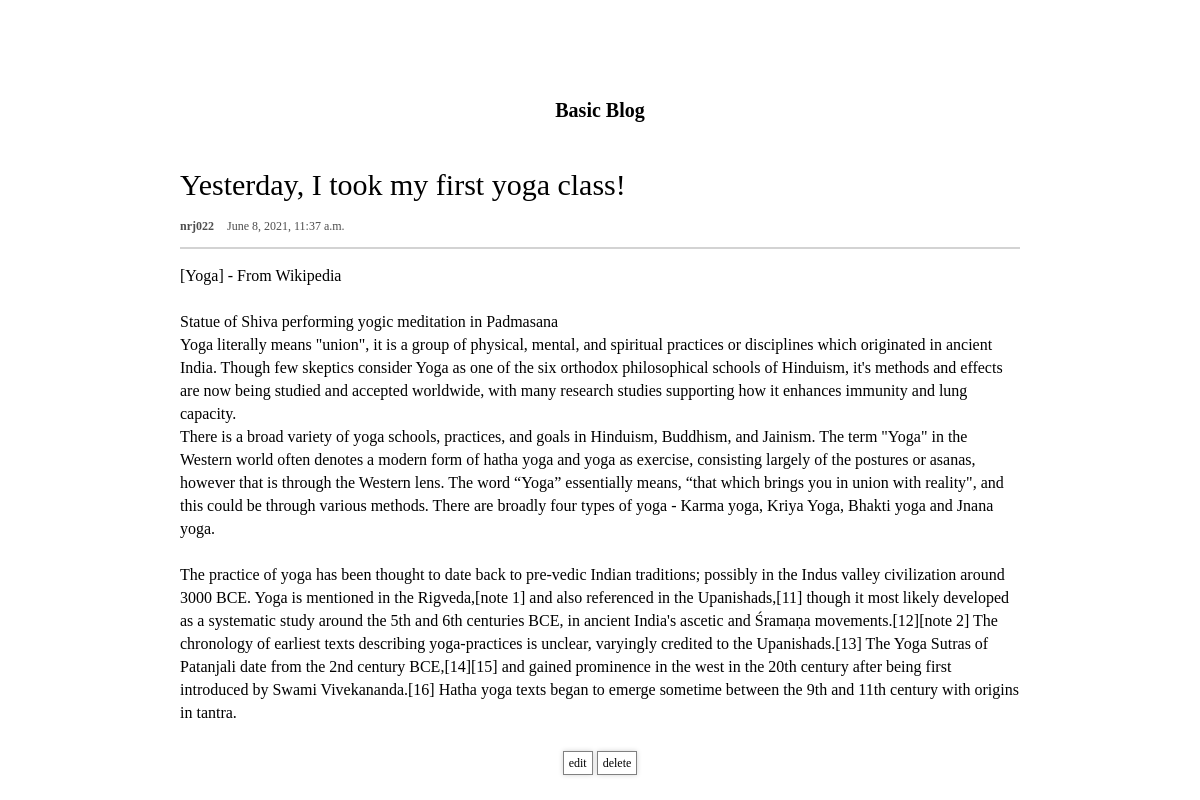
The page /post/13/ on the database its author committed.
### blog/models.py (models this page shows, shortened)
class Post(models.Model):
    category = models.CharField(max_length=50, default = "coding")
    author = models.ForeignKey(settings.AUTH_USER_MODEL, on_delete=models.CASCADE)
    title = models.CharField(max_length=200)
    text = models.TextField()
    created_date = models.DateTimeField(
            default=timezone.now)
    published_date = models.DateTimeField(
            blank=True, null=True)

### blog/views.py (the view)
# urls.py: path('post/<int:pk>/', views.post_detail, name='post_detail'),
def post_detail(request, pk):
    post = get_object_or_404(Post, pk=pk)
    return render(request, 'blog/post_detail.html', {'post':post})

### blog/templates/blog/post_detail.html
{% extends 'blog/base.html'%} {% block content %}
<div class="container">
  <header class="post-detail__header">
    <h2 class="post-detail__title">{{ post.title }}</h2>
    <div class="post-detail__info">
      <span class="post-detail__info--author">{{ post.author }}</span>
      <span class="post-detail__info--date">{{ post.created_date }}</span>
    </div>
  </header>
  <div class="post-detail__text">{{ post.text|linebreaksbr }}</div>
</div>
<div class="btn-more">
  <a class="btn update" href="{% url 'update_post' pk=post.pk %}">edit</a>
  <a class="btn delete" href="{% url 'remove' pk=post.pk %}">delete</a>
</div>
{% endblock %}

### blog/static/css/index.css (style rules this page uses)
.btn { background-color: white; border: 1px solid grey; box-shadow: 0 0 5px lightgrey; padding: 4px 5px; font-size: 12px; }
body { display: flex; flex-direction: column; justify-content: center; align-items: center; }

### blog/static/css/main_board.css (style rules this page uses)
.container { width: 70%; }

### blog/static/css/post_detail.css (style rules this page uses)
.post-detail__header { margin-top: -20px; }
.post-detail__title { font-size: 30px; margin: 20px 0; }
.post-detail__info { color: rgb(78, 78, 78); font-size: 12px; }
.post-detail__info--author { font-weight: 700; margin-right: 10px; }
.post-detail__text { margin: 15px 0; padding: 15px 0; border-top: 2px solid lightgray; line-height: 23px; }

### rows shown on the page
Post: title "Yesterday, I took my first yoga class!", author "nrj022", created_date "June 8, 2021, 11:37 a.m.", text "[Yoga] - From Wikipedia Statue of Shiva performing yogic meditation in Padmasana Yoga literally means \"union\", it is a group of physical, mental, and spiritual practices or disciplines which originated in ancient India. Though few skeptics consider Yoga as one of the six orthodox philosophical schools of Hinduism, it's methods and effects are now being studied and accepted worldwide, with many research studies supporting how it enhances immunity and lung capacity. There is a broad variety of yoga schools, practices, and goals in Hinduism, Buddhism, and Jainism. The term \"Yoga\" in the Western world often denotes a modern form of hatha yoga and yoga as exercise, consisting largely of the…"
